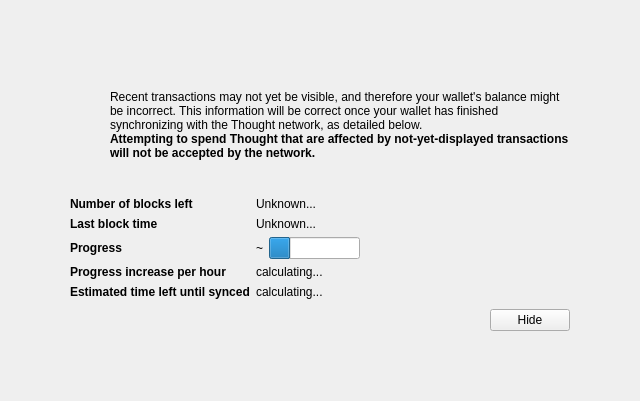
<?xml version="1.0" encoding="UTF-8"?>
<ui version="4.0">
 <class>ModalOverlay</class>
 <widget class="ModalOverlay" name="ModalOverlay">
  <property name="geometry">
   <rect>
    <x>0</x>
    <y>0</y>
    <width>640</width>
    <height>401</height>
   </rect>
  </property>
  <property name="windowTitle">
   <string>Form</string>
  </property>
  <layout class="QVBoxLayout" name="verticalLayout" stretch="0">
   <property name="sizeConstraint">
    <enum>QLayout::SetDefaultConstraint</enum>
   </property>
   <property name="leftMargin">
    <number>0</number>
   </property>
   <property name="topMargin">
    <number>0</number>
   </property>
   <property name="rightMargin">
    <number>0</number>
   </property>
   <property name="bottomMargin">
    <number>0</number>
   </property>
   <item>
    <widget class="QWidget" name="bgWidget" native="true">
     <property name="styleSheet">
      <string notr="true"/>
     </property>
     <layout class="QVBoxLayout" name="verticalLayoutMain" stretch="0">
      <property name="leftMargin">
       <number>60</number>
      </property>
      <property name="topMargin">
       <number>60</number>
      </property>
      <property name="rightMargin">
       <number>60</number>
      </property>
      <property name="bottomMargin">
       <number>60</number>
      </property>
      <item>
       <widget class="QWidget" name="contentWidget" native="true">
        <property name="styleSheet">
         <string notr="true"/>
        </property>
        <layout class="QVBoxLayout" name="verticalLayoutSub" stretch="1,0,0,0,0">
         <property name="spacing">
          <number>0</number>
         </property>
         <property name="leftMargin">
          <number>10</number>
         </property>
         <property name="topMargin">
          <number>10</number>
         </property>
         <property name="rightMargin">
          <number>10</number>
         </property>
         <property name="bottomMargin">
          <number>10</number>
         </property>
         <item>
          <layout class="QHBoxLayout" name="horizontalLayoutIconText" stretch="0,1">
           <property name="topMargin">
            <number>20</number>
           </property>
           <item>
            <layout class="QVBoxLayout" name="verticalLayoutIcon">
             <property name="leftMargin">
              <number>0</number>
             </property>
             <item>
              <widget class="QPushButton" name="warningIcon">
               <property name="enabled">
                <bool>false</bool>
               </property>
               <property name="text">
                <string/>
               </property>
               <property name="icon">
                <iconset>
                 <normaloff>:/icons/warning</normaloff>
                 <disabledoff>:/icons/warning</disabledoff>:/icons/warning</iconset>
               </property>
               <property name="iconSize">
                <size>
                 <width>48</width>
                 <height>48</height>
                </size>
               </property>
               <property name="flat">
                <bool>true</bool>
               </property>
              </widget>
             </item>
             <item>
              <spacer name="verticalSpacerWarningIcon">
               <property name="orientation">
                <enum>Qt::Vertical</enum>
               </property>
               <property name="sizeHint" stdset="0">
                <size>
                 <width>20</width>
                 <height>40</height>
                </size>
               </property>
              </spacer>
             </item>
            </layout>
           </item>
           <item>
            <layout class="QVBoxLayout" name="verticalLayoutInfoText">
             <property name="leftMargin">
              <number>0</number>
             </property>
             <property name="topMargin">
              <number>0</number>
             </property>
             <item>
              <widget class="QLabel" name="infoText">
               <property name="text">
                <string>Recent transactions may not yet be visible, and therefore your wallet's balance might be incorrect. This information will be correct once your wallet has finished synchronizing with the Thought network, as detailed below.</string>
               </property>
               <property name="textFormat">
                <enum>Qt::RichText</enum>
               </property>
               <property name="wordWrap">
                <bool>true</bool>
               </property>
              </widget>
             </item>
             <item>
              <widget class="QLabel" name="infoTextStrong">
               <property name="font">
                <font>
                 <weight>75</weight>
                 <bold>true</bold>
                </font>
               </property>
               <property name="text">
                <string>Attempting to spend Thought that are affected by not-yet-displayed transactions will not be accepted by the network.</string>
               </property>
               <property name="textFormat">
                <enum>Qt::RichText</enum>
               </property>
               <property name="wordWrap">
                <bool>true</bool>
               </property>
              </widget>
             </item>
             <item>
              <spacer name="verticalSpacerInTextSpace">
               <property name="orientation">
                <enum>Qt::Vertical</enum>
               </property>
               <property name="sizeHint" stdset="0">
                <size>
                 <width>20</width>
                 <height>40</height>
                </size>
               </property>
              </spacer>
             </item>
            </layout>
           </item>
          </layout>
         </item>
         <item>
          <spacer name="verticalSpacerAfterText">
           <property name="orientation">
            <enum>Qt::Vertical</enum>
           </property>
           <property name="sizeHint" stdset="0">
            <size>
             <width>20</width>
             <height>40</height>
            </size>
           </property>
          </spacer>
         </item>
         <item>
          <layout class="QFormLayout" name="formLayout">
           <property name="fieldGrowthPolicy">
            <enum>QFormLayout::FieldsStayAtSizeHint</enum>
           </property>
           <property name="horizontalSpacing">
            <number>6</number>
           </property>
           <property name="verticalSpacing">
            <number>6</number>
           </property>
           <property name="topMargin">
            <number>10</number>
           </property>
           <item row="0" column="0">
            <widget class="QLabel" name="labelNumberOfBlocksLeft">
             <property name="font">
              <font>
               <weight>75</weight>
               <bold>true</bold>
              </font>
             </property>
             <property name="text">
              <string>Number of blocks left</string>
             </property>
            </widget>
           </item>
           <item row="0" column="1">
            <widget class="QLabel" name="numberOfBlocksLeft">
             <property name="text">
              <string>Unknown...</string>
             </property>
            </widget>
           </item>
           <item row="1" column="0">
            <widget class="QLabel" name="labelLastBlockTime">
             <property name="font">
              <font>
               <weight>75</weight>
               <bold>true</bold>
              </font>
             </property>
             <property name="text">
              <string>Last block time</string>
             </property>
            </widget>
           </item>
           <item row="1" column="1">
            <widget class="QLabel" name="newestBlockDate">
             <property name="sizePolicy">
              <sizepolicy hsizetype="Maximum" vsizetype="Preferred">
               <horstretch>0</horstretch>
               <verstretch>0</verstretch>
              </sizepolicy>
             </property>
             <property name="text">
              <string>Unknown...</string>
             </property>
            </widget>
           </item>
           <item row="2" column="0">
            <widget class="QLabel" name="labelSyncDone">
             <property name="font">
              <font>
               <weight>75</weight>
               <bold>true</bold>
              </font>
             </property>
             <property name="text">
              <string>Progress</string>
             </property>
            </widget>
           </item>
           <item row="2" column="1">
            <layout class="QHBoxLayout" name="horizontalLayoutSync" stretch="0,1">
             <item>
              <widget class="QLabel" name="percentageProgress">
               <property name="text">
                <string notr="true">~</string>
               </property>
              </widget>
             </item>
             <item>
              <widget class="QProgressBar" name="progressBar">
               <property name="value">
                <number>24</number>
               </property>
               <property name="format">
                <string/>
               </property>
              </widget>
             </item>
            </layout>
           </item>
           <item row="4" column="0">
            <widget class="QLabel" name="labelProgressIncrease">
             <property name="font">
              <font>
               <weight>75</weight>
               <bold>true</bold>
              </font>
             </property>
             <property name="text">
              <string>Progress increase per hour</string>
             </property>
            </widget>
           </item>
           <item row="4" column="1">
            <widget class="QLabel" name="progressIncreasePerH">
             <property name="text">
              <string>calculating...</string>
             </property>
            </widget>
           </item>
           <item row="5" column="0">
            <widget class="QLabel" name="labelEstimatedTimeLeft">
             <property name="font">
              <font>
               <weight>75</weight>
               <bold>true</bold>
              </font>
             </property>
             <property name="text">
              <string>Estimated time left until synced</string>
             </property>
            </widget>
           </item>
           <item row="5" column="1">
            <widget class="QLabel" name="expectedTimeLeft">
             <property name="text">
              <string>calculating...</string>
             </property>
            </widget>
           </item>
          </layout>
         </item>
         <item>
          <layout class="QHBoxLayout" name="horizontalLayoutButtons">
           <property name="leftMargin">
            <number>10</number>
           </property>
           <property name="topMargin">
            <number>10</number>
           </property>
           <item>
            <spacer name="horizontalSpacer">
             <property name="orientation">
              <enum>Qt::Horizontal</enum>
             </property>
             <property name="sizeHint" stdset="0">
              <size>
               <width>40</width>
               <height>20</height>
              </size>
             </property>
            </spacer>
           </item>
           <item>
            <widget class="QPushButton" name="closeButton">
             <property name="text">
              <string>Hide</string>
             </property>
            </widget>
           </item>
          </layout>
         </item>
         <item>
          <layout class="QVBoxLayout" name="verticalLayout_2">
           <item>
            <spacer name="verticalSpacer">
             <property name="orientation">
              <enum>Qt::Vertical</enum>
             </property>
             <property name="sizeHint" stdset="0">
              <size>
               <width>20</width>
               <height>40</height>
              </size>
             </property>
            </spacer>
           </item>
          </layout>
         </item>
        </layout>
       </widget>
      </item>
     </layout>
    </widget>
   </item>
  </layout>
 </widget>
 <customwidgets>
  <customwidget>
   <class>ModalOverlay</class>
   <extends>QWidget</extends>
   <header>modaloverlay.h</header>
   <container>1</container>
  </customwidget>
 </customwidgets>
 <resources/>
 <connections/>
</ui>
